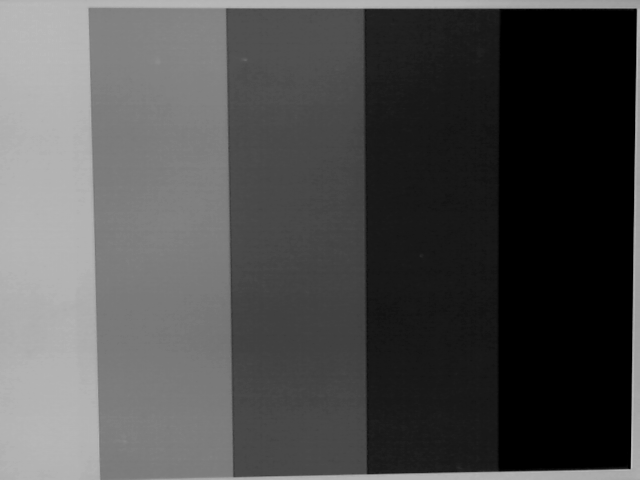
#> input picture Versuch2/data/Opencvgrauwertkeilneu.png, 640 x 480 px, found by its file name; the run also reads 2 pictures not shown here
$ jupyter execute --allow-errors v2.ipynb
#> lines starting #> are read from the running program, lines starting #| are printed output that depends on the picture; long printed decimals are rounded
[cell 1]
import cv2 as cv
import numpy as np

[cell 2]
gray_img = np.array(cv.imread('Opencvgrauwertkeilneu.png'))
#> gray_img is the input picture: shape (480, 640, 3); min 0, max 189, mean 78.1
gray_img = gray_img.astype('float32')

white_contents = gray_img[50:430, 5:25]
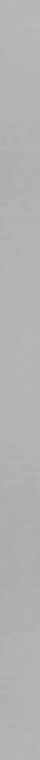
#> white_contents: shape (380, 20, 3) float32 (shown 2 times larger); min 171, max 185, mean 178.2
gray_contents = gray_img[50:430, 150:170]
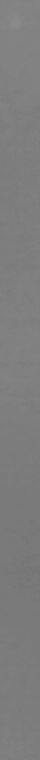
#> gray_contents: shape (380, 20, 3) float32 (shown 2 times larger); min 117, max 139, mean 125.5
gray_contents2 = gray_img[50:430, 300:320]
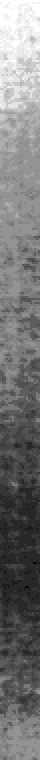
#> gray_contents2: shape (380, 20, 3) float32 (shown 2 times larger); min 62, max 81, mean 70.9; drawn with min black and max white
gray_contents3 = gray_img[50:430, 400:420]
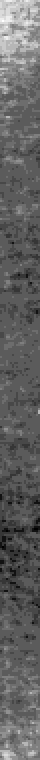
#> gray_contents3: shape (380, 20, 3) float32 (shown 2 times larger); min 19, max 33, mean 24.4; drawn with min black and max white
black_contents = gray_img[50:430, 600:620]
#> black_contents: shape (380, 20, 3) float32; every value is 0


white_contents = np.mean(white_contents)
#> white_contents = 178.2
gray_contents = gray_img[50:430, 150:170]
gray_contents2 = gray_img[50:430, 300:320]
gray_contents3 = gray_img[50:430, 400:420]
black_contents = gray_img[50:430, 600:620]

sub_image_lst = [white_contents, gray_contents,
                 gray_contents2, gray_contents3, black_contents]


cv.imwrite(".//whitecontents.png", white_contents.astype('uint8'))
cv.imwrite(".//gray_contents.png", gray_contents.astype('uint8'))
cv.imwrite(".//gray_contents2.png", gray_contents2.astype('uint8'))
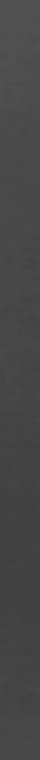
#> saved as gray_contents2.png: shape (380, 20, 3) (shown 2 times larger); min 62, max 81, mean 70.9
cv.imwrite(".//gray_contents3.png", gray_contents3.astype('uint8'))
cv.imwrite(".//black_contents.png", black_contents.astype('uint8'))
#> Out = True

#> (a cell that did not finish here is left out)

[cell 4]
for e in sub_image_lst:

    print("STD: %f  |  MEAN: %f" % ( np.std(e), np.mean(e) ) )
#> this loop made 5 passes
#> e on pass 1: 178.2
#| STD: 0  |  MEAN: 178.199
#| STD: 3.034  |  MEAN: 125.501
#| STD: 4.473  |  MEAN: 70.872
#| STD: 1.867  |  MEAN: 24.399
#| STD: 0  |  MEAN: 0

[cell 5]
dunkelbilder = []

counter = 1

param = 'OpencvDunkelBild' + str(counter) + '.png'

for e in range (1,10):

    dunkelbilder.append(np.array(cv.imread(param)))
    counter+1
    pixel_mean = np.mean(dunkelbilder,axis=0)
#> pixel_mean: shape (480, 640, 3) float64; every value is 0

#print(pixel_mean)
cv.imwrite('.//dunkelbildmean.png' , pixel_mean.astype('uint8'))


for e in pixel_mean.flatten():
    if e != 0:
        print(e)

# kein pixel != 0 !

[cell 6]
input_black = np.array(cv.imread('dunkelbildmean.png'))
input_black = input_black.astype('float32')

our_black = np.array(cv.imread('OpencvDunkelBild1.png'))
our_black = our_black.astype('float32')
#> our_black: shape (480, 640, 3) float32; every value is 0

result = np.subtract(our_black, input_black)
#> result: shape (480, 640, 3) float32; every value is NaN or infinite
#print(result)

cv.imwrite('.//resultBlack.png', result.astype('uint8'))

[cell 7]
# neue Weisbilder aufnehmen
weißbilder = []

counter = 1

param = 'Opencvweisbild' + str(counter) + '.png'

for e in range(1, 10):

    weißbilder.append(np.array(cv.imread(param)))
    # e.astype float
    # dunkelbild jeweils abziehen
    counter+1
    weis_pixel_mean = np.mean(weißbilder, axis=0)

#print(weis_pixel_mean)
cv.imwrite('.//weisbildmean.png', weis_pixel_mean.astype('uint8'))


#for e in weis_pixel_mean.flatten():
#    if e < 255:
#        print(e)

[cell 8]
# vom grquwertkeil abziehen

input_weis = np.array(cv.imread('weisbildmean.png'))
input_weis = input_weis.astype('float32')

our_weis = np.array(cv.imread('Opencvweisbild1.png'))
our_weis = our_weis.astype('float32')


sub_black_white = np.subtract(input_weis, our_black)
cv.imwrite('.//sub_black_white.png', sub_black_white.astype('uint8'))


meanwhite = np.divide(our_weis, np.mean(our_weis)) # normiert Mittelwert zu 1
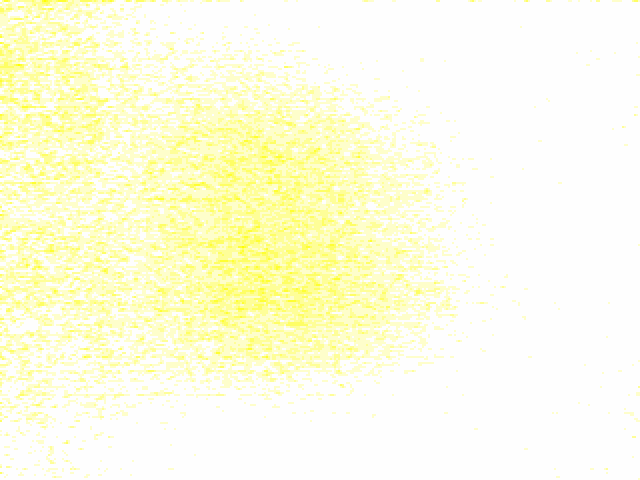
#> meanwhite: shape (480, 640, 3) float32; mean B, G, R 0.997, 1, 1; drawn with min black and max white

#print(meanwhite)
cv.imwrite('.//meanwhite.png', meanwhite.astype('uint8'))
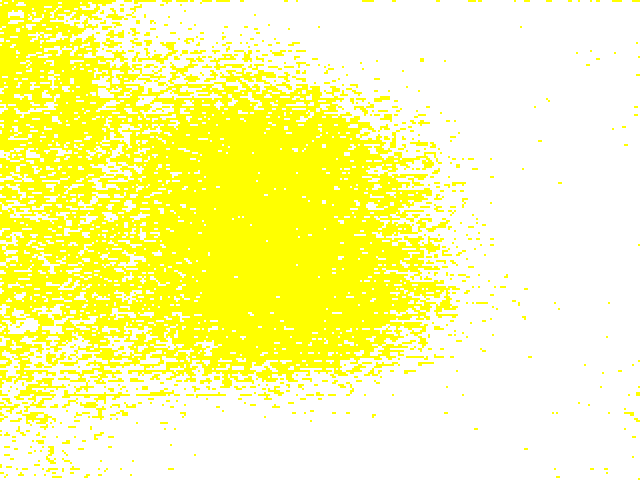
#> saved as meanwhite.png: shape (480, 640, 3); mean B, G, R 0.634, 1, 1; drawn with 1 as white

result_black_white = sub_black_white/meanwhite

#print(result_black_white)

cv.imwrite('.//result_black_white.png', result_black_white.astype('uint8'))

[cell 9]
"""for e in dunkelbilder:
    for v in e.flatten():
        if v > 5:
            print(v)
"""

"""for e in result_black_white:
    for v in e.flatten():
        if v not in range(140, 256):
            print(v)
"""


mean = meanwhite[:,:,1]
#> mean: shape (480, 640) float32; every value is 1
weissbildkontrastmaximiert = cv.equalizeHist(mean.astype('uint8')) # weisbild kontrastmaximieren
#> weissbildkontrastmaximiert: shape (480, 640); every value is 1
cv.imwrite(".//weissbildkontrastmaximiert.png", weissbildkontrastmaximiert)
deadpixel = np.argwhere(meanwhite[:,:,1] < 5)

[cell 10]
deadpixelbild = cv.cvtColor(gray_img, cv.COLOR_BGR2GRAY)
for (x, y) in deadpixel:
    deadpixelbild = cv.circle(img=deadpixelbild , center=(y, x), radius=1, color=(0, 0, 255))
#> deadpixelbild: shape (480, 640) float32; every value is 0
cv.imwrite(".//deadpixelbild.png", deadpixelbild)

#> (a cell that did not finish here is left out)

#> (a cell that did not finish here is left out)

[cell 13]
sub_gray = np.subtract(gray_img, meanwhite)
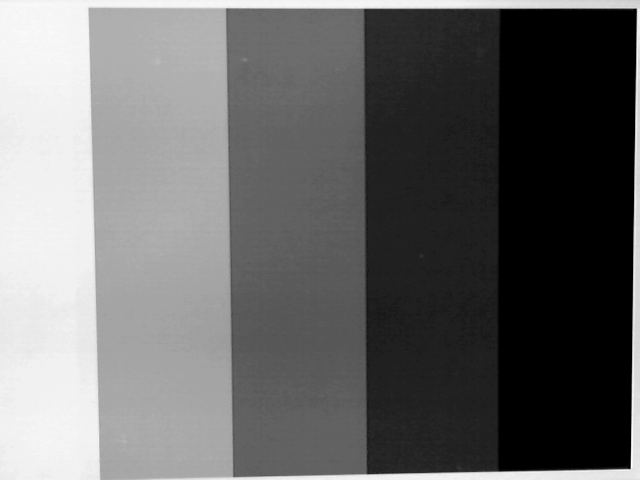
#> sub_gray: shape (480, 640, 3) float32; mean B, G, R 77, 77, 77; drawn with min black and max white
cv.imwrite(".//sub_gray.png", sub_gray)

[cell 14]
for e in sub_image_lst:

    print("STD: %f  |  MEAN: %f" % ( np.std(e), np.mean(e) ) )

[cell 15]
white_contents_kor = sub_gray[50:430, 5:25]
gray_contents_kor = sub_gray[50:430, 150:170]
gray_contents2_kor = sub_gray[50:430, 300:320]
gray_contents3_kor = sub_gray[50:430, 400:420]
black_contents_kor = sub_gray[50:430, 600:620]
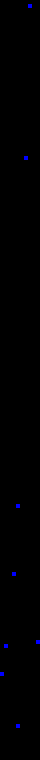
#> black_contents_kor: shape (380, 20, 3) float32 (shown 2 times larger); mean B, G, R -1, -1, -1; drawn with min black and max white

sub_image_lst_kor = [white_contents_kor, gray_contents_kor,
                 gray_contents2_kor, gray_contents3_kor, black_contents_kor]

for e in sub_image_lst_kor:

    print("STD: %f  |  MEAN: %f" % ( np.std(e), np.mean(e) ) )
